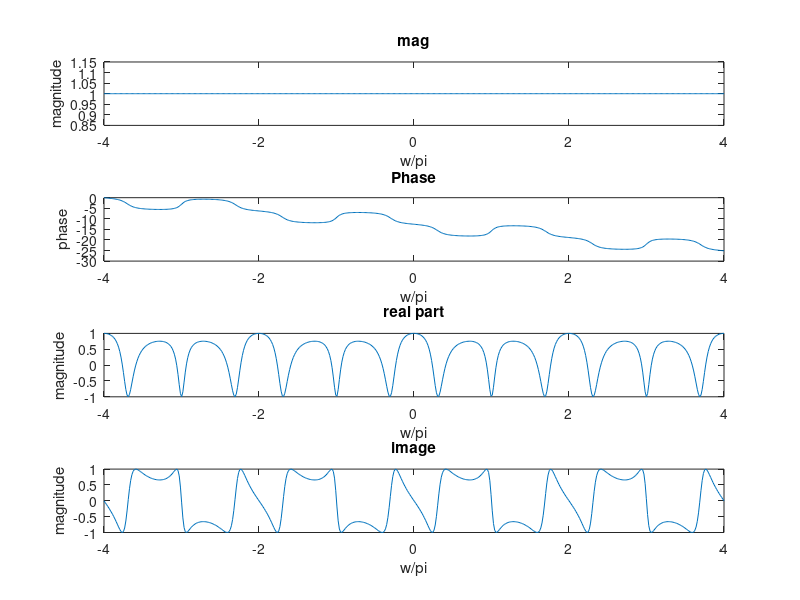

Reproduce this figure in MATLAB.
w=[-4*pi:(8*pi/511):4*pi];
a=[0.7 -.5 .3 1];
b=[1 .3 -.5 .7];
h=freqz(a,b,w);
subplot(411)
plot((w/pi),abs(h))
title('mag')
xlabel('w/pi');
ylabel('magnitude');
subplot(412)
plot((w/pi),unwrap(angle(h)))
title('Phase')
xlabel('w/pi');
ylabel('phase');
subplot(413)
plot((w/pi),real(h))
title('real part')
xlabel('w/pi');
ylabel('magnitude');
subplot(414)
plot((w/pi),imag(h))
title('image')
xlabel('w/pi');
ylabel('magnitude');